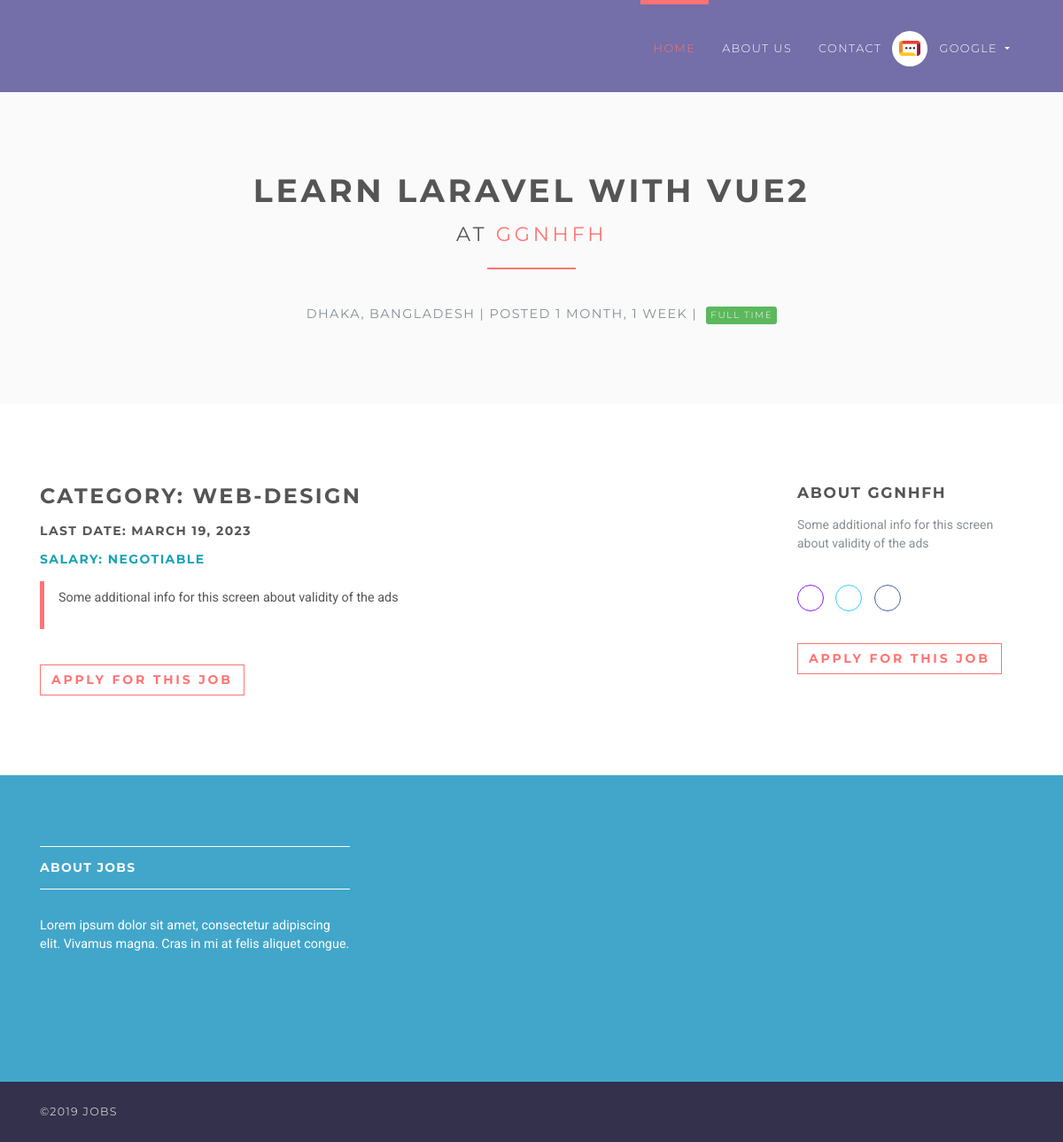
Screenshot of /jobs/1 (signed in) with the database file from the repository.
### accounts/models.py (models this page shows, shortened)
class User(AbstractUser):
    username = None
    role = models.CharField(max_length=12, error_messages={
        'required': "Role must be provided"
    })
    gender = models.CharField(max_length=10, blank=True, null=True, default="")
    email = models.EmailField(unique=True, blank=False,
                              error_messages={
                                  'unique': "A user with that email already exists.",
                              })
    USERNAME_FIELD = "email"
    REQUIRED_FIELDS = []
    objects = UserManager()

### jobsapp/models.py (models this page shows, shortened)
class Job(models.Model):
    user = models.ForeignKey(User, on_delete=models.CASCADE)
    title = models.CharField(max_length=300)
    description = models.TextField()
    location = models.CharField(max_length=150)
    type = models.CharField(choices=JOB_TYPE, max_length=10)
    category = models.CharField(max_length=100)
    last_date = models.DateTimeField()
    company_name = models.CharField(max_length=100)
    company_description = models.CharField(max_length=300)
    website = models.CharField(max_length=100, default="")
    created_at = models.DateTimeField(default=timezone.now)
    filled = models.BooleanField(default=False)

### jobsapp/views/home.py (the view)
# urls.py: path('jobs/<int:id>', JobDetailsView.as_view(), name='jobs-detail'),
class JobDetailsView(DetailView):
    model = Job
    template_name = 'jobs/details.html'
    context_object_name = 'job'
    pk_url_kwarg = 'id'
    def get_object(self, queryset=None):
        obj = super(JobDetailsView, self).get_object(queryset=queryset)
        if obj is None:
            raise Http404("Job doesn't exists")
        return obj
    def get(self, request, *args, **kwargs):
        try:
            self.object = self.get_object()
        except Http404:
            raise Http404("Job doesn't exists")
        context = self.get_context_data(object=self.object)
        return self.render_to_response(context)

### jobsapp/templatetags/is_already_applied.py (called while the page is built)
@register.simple_tag(name='is_already_applied')
def is_already_applied(job, user):
    applied = Applicant.objects.filter(job=job, user=user)
    if applied:
        return True
    else:
        return False

### templates/jobs/details.html (shortened to what this page needs)
{% extends 'base.html' %}
{% load static %}
{% load is_already_applied %}
{% block content %}
    <section class="bg-light-gray">
        <div class="container">
            <h1 class="heading">{{ job.title }}<br>
                <small>at <a href="#"> {{ job.company_name }}</a></small>
            </h1>
            <div class="job-detail-description"><i class="fa fa-map-marker job__location"> </i>
                {{ job.location }} | Posted {{ job.created_at|timesince }} |
                {% if job.type == '1' %}
                    <span class="badge featured-badge badge-success">Full time</span>
                {% elif job.type == '2' %}
                    <span class="badge featured-badge badge-primary">Part time</span>
                {% else %}
                    <span style="color: #ffffff;" class="badge featured-badge badge-warning">Internship</span>
                {% endif %}
            </div>
        </div>
    </section>
    <section>
        <div class="container">
            <div class="row">
                <div class="col-lg-8">
                    <h3>Category: {{ job.category }}</h3>
                    <h5>Last date: {{ job.last_date|date }}</h5>
                    <h5 class="text-info">Salary: Negotiable</h5>
                    <blockquote class="blockquote">
                        <p>{{ job.description }}</p>
                    </blockquote>
                    <div class="job-detail__apply-bottom">
                        {% if request.user.is_authenticated %}
                            {% is_already_applied job request.user as is_applied %}
                            {% if is_applied %}
                                <input type="button" class="btn btn-outline-white-primary" value="Already applied"/>
                            {% else %}
                                <form action="{% url 'jobs:apply-job' job.id %}" method="post">
                                    <input type="submit" class="btn btn-outline-white-primary"
                                           value="Apply for this job"/>
                                </form>
                            {% endif %}
                        {% endif %}
                    </div>
                </div>
                <div class="col-lg-1"></div>
                <div class="col-lg-3">
                    <h4>About {{ job.company_name }}</h4>
                    <p class="job-detail__company-description">{{ job.company_description }}</p>
                    <p class="job-detail__social social social--outline">
                        <a href="{{ job.website }}" data-toggle="tooltip" data-placement="top" title="Website"
                           class="link">
                            <i class="fa fa-link"></i>
                        </a>
                        <a href="#" data-toggle="tooltip" data-placement="top" title="Twitter" class="twitter">
                            <i class="fa fa-twitter"></i>
                        </a>
                        <a href="#" data-toggle="tooltip" data-placement="top" title="Facebook" class="facebook">
                            <i class="fa fa-facebook"></i>
                        </a>
                    </p>
                    <div class="job-detail__apply-top">
                        {% if is_applied %}
                            <input type="button" class="btn btn-outline-white-primary" value="Already applied"/>
                        {% else %}
                            <form action="{% url 'jobs:apply-job' job.id %}" method="post">
                                <input type="submit" class="btn btn-outline-white-primary" value="Apply for this job"/>
                            </form>
                        {% endif %}
                    </div>
                </div>
            </div>
        </div>
    </section>
{% endblock %}

### templates/base.html (shortened to what this page needs)
{% load static %}
<!DOCTYPE html>
<html>
<head>
    <link rel="stylesheet"
          href="{% static 'vendor/bootstrap/css/bootstrap.min.css' %}">
    <link rel="stylesheet"
          href="{% static 'vendor/font-awesome/css/font-awesome.min.css' %}">
    <link rel="stylesheet"
          href="{% static 'vendor/owl.carousel/assets/owl.carousel.css' %}">
    <link rel="stylesheet"
          href="{% static 'vendor/owl.carousel/assets/owl.theme.default.css' %}">
    <link rel="stylesheet" href="{% static 'css/style.default.css' %}"
          id="theme-stylesheet">
    <link rel="stylesheet" href="{% static 'css/custom.css' %}">
</head>
<body>
<header class="header">
    <nav class="navbar navbar-expand-lg">
        <div class="container">
            <div id="navbarSupportedContent" class="collapse navbar-collapse">
                <ul class="navbar-nav ml-auto">
                    <li class="nav-item active">
                        <a href="/" class="nav-link">Home <span class="sr-only">(current)</span></a>
                    </li>
                    <li class="nav-item">
                        <a href="#" class="nav-link">About Us</a>
                    </li>
                    <li class="nav-item">
                        <a href="#" class="nav-link">Contact</a>
                    </li>
                    {% if request.user.is_authenticated and request.user.role == 'employer' %}
                        <li class="nav-item dropdown">
                            <a id="clientZone" href="#" data-toggle="dropdown"
                               aria-haspopup="true" aria-expanded="false"
                               class="nav-link dropdown-toggle has-img mb-3 mb-lg-0 mt-3 mt-lg-0">
                                <div class="client-menu-image">
                                    <div class="inner">
                                        <img src="{% static 'img/company-1.png' %}"
                                             alt="company image"
                                             class="img-fluid">
                                    </div>
                                </div>
                                {% if request.user.role == 'employee' %}
                                    {{ request.user.first_name }} {{ request.user.last_name }}
                                {% else %}
                                    {{ request.user.first_name }}
                                {% endif %}
                            </a>
                        </li>
                    {% endif %}
                </ul>
            </div>
        </div>
    </nav>
</header>
<div>
    {% block content %} {% endblock %}
</div>
<footer class="footer">
    <div class="footer__block">
        <div class="container">
            <div class="row">
                <div class="col-lg-4 col-md-12 mb-5">
                    <h4 class="h5">About Jobs</h4>
                    <p> Lorem ipsum dolor sit amet, consectetur adipiscing elit. Vivamus magna. Cras in mi at felis
                        aliquet congue. </p>
                </div>
            </div>
        </div>
    </div>
    <div class="footer__copyright">
        <div class="container">
            <div class="row">
                <div class="col-md-6 text-md-left text-center">
                    <p>&copy;2019 Jobs</p>
                </div>
            </div>
        </div>
    </div>
</footer>
</body>
</html>

### rows the page displays
User: user.first_name "GOOGLE"
Job: title "LEARN LARAVEL WITH VUE2", company_name "GGNHFH", location "DHAKA, BANGLADESH", created_at "1 MONTH, 1 WEEK", category "WEB-DESIGN", last_date "MARCH 19, 2023", description "Some additional info for this screen about validity of the ads", company_description "Some additional info for this screen about validity of the ads"
